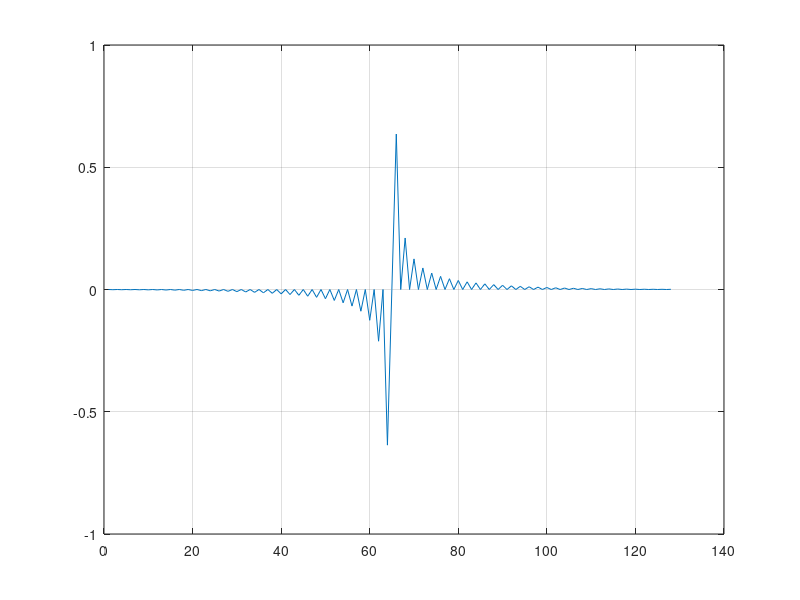
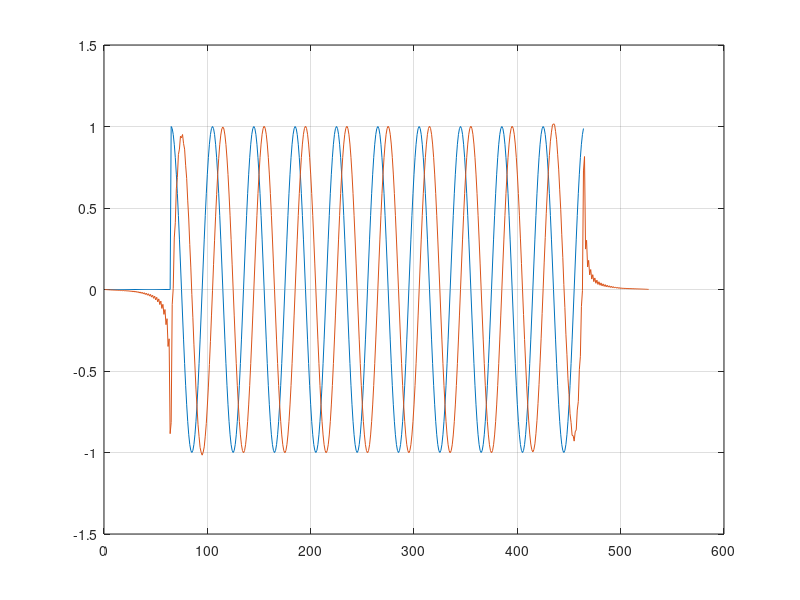

Here is the MATLAB script that generated these plots, in order:
clear, clc, close all
Nh = 128;
n = -Nh/2:Nh/2-1;
h = 1./(pi*n).*(1-cos(pi*n));
h(Nh/2+1)=0;
h = h.*hamming(Nh)';
plot(h), grid on;
fs = 40000;
ts = 0:1/fs:0.01-1/fs;
N = length(ts);
x = cos(2*pi*1000*ts);
y = conv(x,h);

D = round((Nh-1)/2);
x = [zeros(1,D),x];

figure
plot(x), grid on, hold on 
plot(y)
